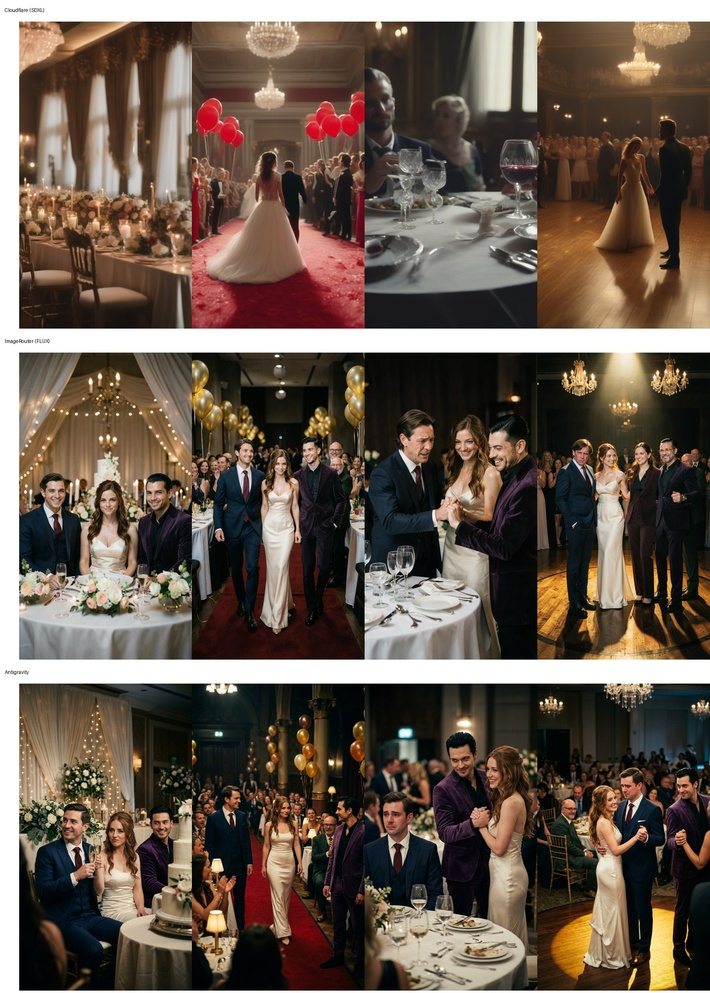
#> input picture so_sanh_nguon_anh.jpg, 710 x 993 px, shrunk from 1480 x 2070 before the run
$ python -i fidelity_visual.py   (imports and definitions only)
#> lines starting #> are read from the running program, lines starting #| are printed output that depends on the picture
"""Perceptual frame and audio comparison (UV-602).

Structural (UV-600) and geometric (UV-601) checks work on the storyboard and
the solved scene.  This layer looks at what actually came out: rendered frames
and rendered audio, compared against a reference, **per scene** and **per
profile**.

Two rules shape the module:

* **No single threshold for every genre.**  A source-faithful remake and a
  meme cut are not held to the same numbers, so a comparison always runs under
  a named :class:`ComparisonProfile`; there is no global default to fall into.
* **Nothing is decoded that is not there.**  A missing frame or a missing audio
  track is reported, never treated as a silent pass, and a comparison of zero
  frames is a failure rather than a perfect score.

Frames are compared on a small grayscale grid with mean SSIM over tiles plus
RMSE; audio on duration, loudness and silence ratio.  Everything is pure
Python over small buffers, so a run is deterministic and needs no network.
"""

from __future__ import annotations

import math
import wave
from dataclasses import dataclass
from pathlib import Path
from typing import Any, Iterable, Sequence


VISUAL_SCHEMA = "tokmatrix.visual-audio-fidelity/v1"
GRID = 64
TILE = 8
_C1 = (0.01 * 255) ** 2
_C2 = (0.03 * 255) ** 2


class VisualFidelityError(ValueError):
    """Raised when a comparison cannot be set up or its inputs are unusable."""


def _require(condition: bool, message: str) -> None:
    if not condition:
        raise VisualFidelityError(message)


def _finite(value: Any, label: str) -> float:
    if isinstance(value, bool) or not isinstance(value, (int, float)) or not math.isfinite(value):
        raise VisualFidelityError(f"{label} phải là số hữu hạn")
    return float(value)


# --- Profiles ------------------------------------------------------------


@dataclass(frozen=True, slots=True)
class ComparisonProfile:
    """Thresholds for one kind of output. Every report echoes the one it used."""

    profile_id: str
    min_mean_ssim: float
    max_rmse: float
    min_frame_ssim: float
    audio_duration_tolerance_seconds: float
    audio_loudness_tolerance_db: float
    audio_silence_tolerance: float
    description: str = ""

    def __post_init__(self) -> None:
        _require(isinstance(self.profile_id, str) and bool(self.profile_id), "profile_id không hợp lệ")
        for name in ("min_mean_ssim", "max_rmse", "min_frame_ssim", "audio_silence_tolerance"):
            value = _finite(getattr(self, name), f"profile.{name}")
            object.__setattr__(self, name, value)
            _require(0 <= value <= 1, f"profile.{name} cần trong [0,1]")
        for name in ("audio_duration_tolerance_seconds", "audio_loudness_tolerance_db"):
            value = _finite(getattr(self, name), f"profile.{name}")
            object.__setattr__(self, name, value)
            _require(value >= 0, f"profile.{name} không được âm")
        _require(self.min_frame_ssim <= self.min_mean_ssim, "profile: ngưỡng từng frame phải dễ hơn ngưỡng trung bình")

    def as_dict(self) -> dict[str, Any]:
        return {name: getattr(self, name) for name in self.__slots__}


PROFILES: dict[str, ComparisonProfile] = {
    item.profile_id: item
    for item in (
        ComparisonProfile("source-faithful", 0.96, 0.06, 0.90, 0.04, 1.0, 0.05,
                          "A remake that claims to reproduce the source."),
        ComparisonProfile("educational", 0.92, 0.10, 0.82, 0.10, 2.0, 0.10,
                          "Explainer work: the content must survive, the look may change."),
        ComparisonProfile("product", 0.94, 0.08, 0.86, 0.08, 1.5, 0.08,
                          "Product footage: the product must read correctly."),
        ComparisonProfile("news", 0.95, 0.07, 0.88, 0.05, 1.0, 0.05,
                          "News: timing and legibility over style."),
        ComparisonProfile("tiktok-fast", 0.80, 0.20, 0.65, 0.20, 3.0, 0.20,
                          "Fast social cut: heavy restyling is expected."),
        ComparisonProfile("meme", 0.60, 0.35, 0.40, 0.30, 4.0, 0.30,
                          "Meme edit: only the beats need to survive."),
    )
}
#> further down, picture is the input picture: PIL image 710x993 RGB; mean R, G, B 103.9, 89, 77.3


# [6 lines left out: function profile, not called in this run]


# --- Frame loading -------------------------------------------------------


@dataclass(frozen=True, slots=True)
class Frame:
    """A frame reduced to a small grayscale grid, with its source size."""

    seconds: float
    width: int
    height: int
    pixels: tuple[int, ...]

    def __post_init__(self) -> None:
        _require(len(self.pixels) == GRID * GRID, f"frame cần {GRID * GRID} mẫu")


def _grayscale_grid(values: Sequence[Sequence[float]]) -> tuple[int, ...]:
    """Resample any 2D grid of 0..255 values onto the fixed comparison grid."""
    rows = len(values)
    _require(rows > 0, "frame rỗng")
    columns = len(values[0])
    _require(columns > 0, "frame rỗng")
    _require(all(len(row) == columns for row in values), "frame không phải lưới chữ nhật")
    output: list[int] = []
    for y in range(GRID):
        source_y = min(rows - 1, int(y * rows / GRID))
        row = values[source_y]
        for x in range(GRID):
            source_x = min(columns - 1, int(x * columns / GRID))
            value = _finite(row[source_x], "frame.pixel")
            _require(0 <= value <= 255, "giá trị pixel cần trong [0,255]")
            output.append(int(round(value)))
    return tuple(output)


def load_frame(source: Any, seconds: float = 0.0) -> Frame:
    """Build a comparable frame from a path, a PIL image or a 2D grid."""
#> called with seconds = 0
    time = _finite(seconds, "seconds")
    if isinstance(source, Frame):
        return source
    if isinstance(source, (str, Path)):
        path = Path(source)
        _require(path.is_file(), f"Không tìm thấy frame: {path}")
        _require(".." not in str(path).replace("\\", "/").split("/"), "frame path chứa path traversal")
        try:
            from PIL import Image
        except ImportError as error:  # pragma: no cover - environment specific
            raise VisualFidelityError("Cần Pillow để đọc frame từ file") from error
        with Image.open(path) as image:
            grayscale = image.convert("L")
            width, height = grayscale.size
            rows = [
                [grayscale.getpixel((x, y)) for x in range(width)]
                for y in range(height)
            ]
        return Frame(seconds=time, width=width, height=height, pixels=_grayscale_grid(rows))
    if hasattr(source, "convert") and hasattr(source, "size"):
        grayscale = source.convert("L")
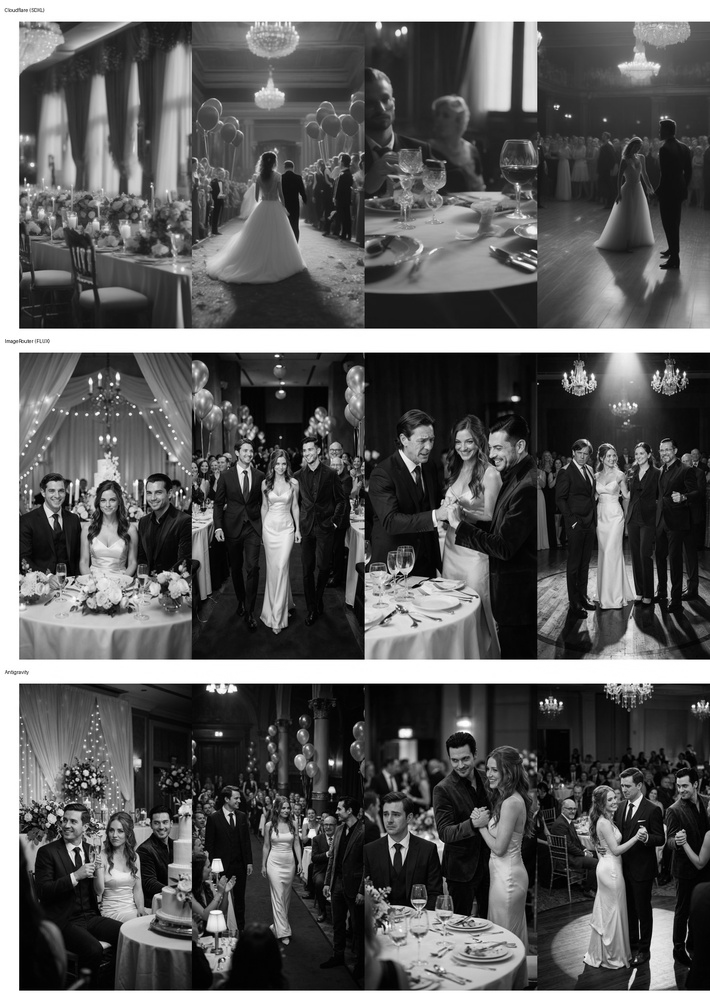
#> grayscale: PIL image 710x993 L; min 0, max 255, mean 92.1
        width, height = grayscale.size
#> width = 710; height = 993
        rows = [[grayscale.getpixel((x, y)) for x in range(width)] for y in range(height)]
#> rows = 993 items
        return Frame(seconds=time, width=width, height=height, pixels=_grayscale_grid(rows))
#> in _grayscale_grid, `rows = len(values)`: rows = 993
#> in _grayscale_grid, `columns = len(values[0])`: columns = 710
#> the loop in _grayscale_grid, `for y in range(GRID):` made 64 passes
#> source_y on passes 1 to 12: 0, 15, 31, 46, 62, 77, 93, 108, 124, 139, 155, 170
#> after the loop in _grayscale_grid, `for y in range(GRID):`: output = 4096 values, max 255 at index 0, min 1 at index 3696, mean 93.97
    _require(isinstance(source, (list, tuple)) and bool(source), "frame cần là path, ảnh hoặc lưới 2D")
    rows = [list(row) for row in source]
    return Frame(seconds=time, width=len(rows[0]), height=len(rows), pixels=_grayscale_grid(rows))


# [35 lines left out: functions _statistics, frame_ssim, frame_rmse, not called in this run]


# --- Audio loading -------------------------------------------------------


@dataclass(frozen=True, slots=True)
class Audio:
    sample_rate: int
    samples: tuple[float, ...]

    @property
    def duration_seconds(self) -> float:
        return len(self.samples) / self.sample_rate

    # [44 lines left out: functions loudness_db, silence_ratio, load_audio, not called in this run]


# --- Report --------------------------------------------------------------


@dataclass(frozen=True, slots=True)
class Finding:
    check_id: str
    category: str
    code: str
    severity: str
    message: str
    scene_id: str
    seconds: float | None = None
    measured: float | None = None
    allowed: float | None = None

    # [12 lines left out: function as_dict, not called in this run]


@dataclass(frozen=True, slots=True)
class SceneComparison:
    scene_id: str
    frames_compared: int
    mean_ssim: float | None
    worst_ssim: float | None
    worst_rmse: float | None
    audio_duration_drift: float | None
    audio_loudness_drift_db: float | None
    audio_silence_drift: float | None

    def as_dict(self) -> dict[str, Any]:
        return {name: getattr(self, name) for name in self.__slots__}


@dataclass(frozen=True, slots=True)
class VisualReport:
    profile: ComparisonProfile
    scenes: tuple[SceneComparison, ...]
    findings: tuple[Finding, ...]

    @property
    def failures(self) -> tuple[Finding, ...]:
        return tuple(item for item in self.findings if item.severity == "fail")

    @property
    def passed(self) -> bool:
        return not self.failures

    def codes(self) -> tuple[str, ...]:
        return tuple(sorted({item.code for item in self.findings}))

    # [14 lines left out: functions for_scene, as_dict, not called in this run]


@dataclass(frozen=True, slots=True)
class SceneMedia:
    """What a renderer produced for one scene."""

    scene_id: str
    frames: tuple[Frame, ...] = ()
    audio: Audio | None = None

    # [127 lines left out: functions build, compare_render, not called in this run]


__all__ = [
    "Audio",
    "ComparisonProfile",
    "Finding",
    "Frame",
    "PROFILES",
    "SceneComparison",
    "SceneMedia",
    "VISUAL_SCHEMA",
    "VisualFidelityError",
    "VisualReport",
    "compare_render",
    "frame_rmse",
    "frame_ssim",
    "load_audio",
    "load_frame",
    "profile",
]

>>> from PIL import Image
>>> picture = Image.open('../so_sanh_nguon_anh.jpg')
>>> result = load_frame(picture)
